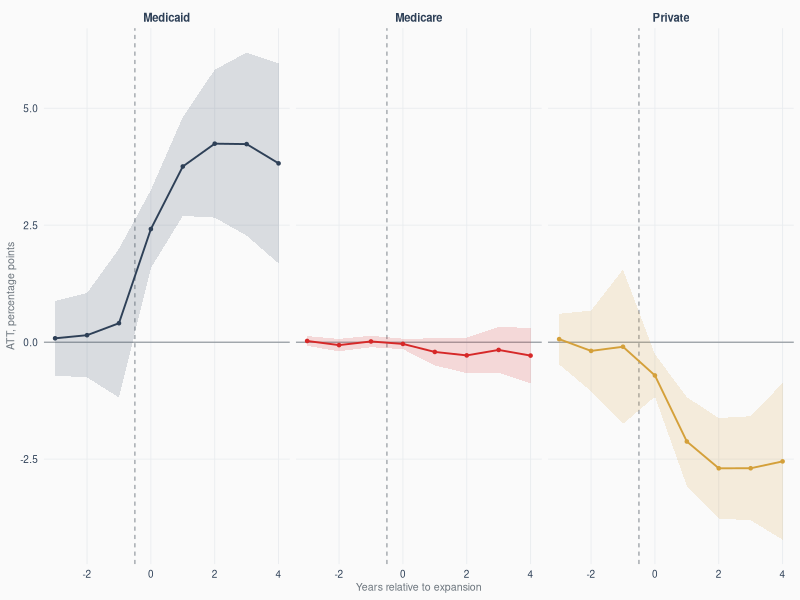
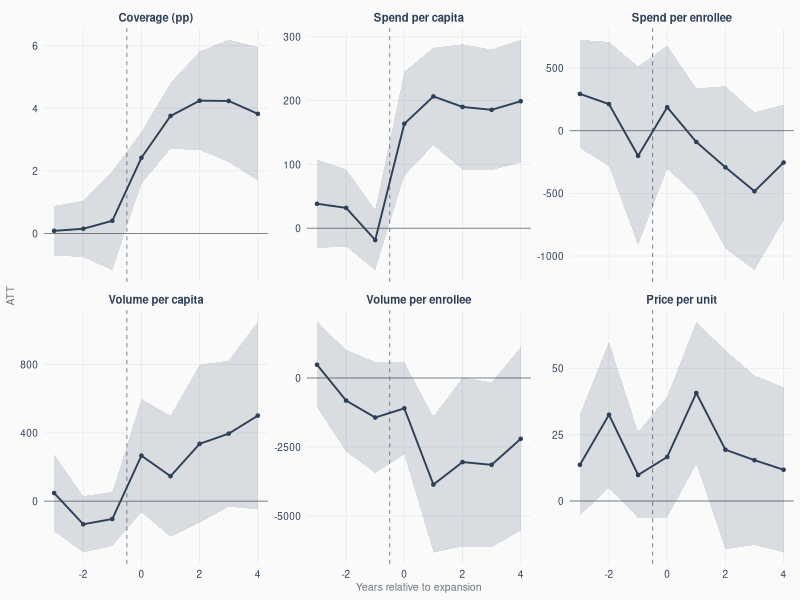
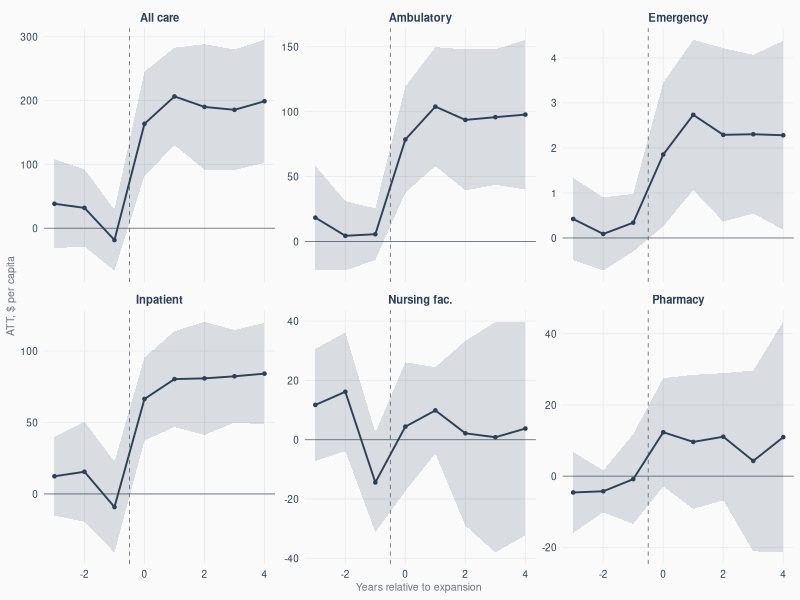
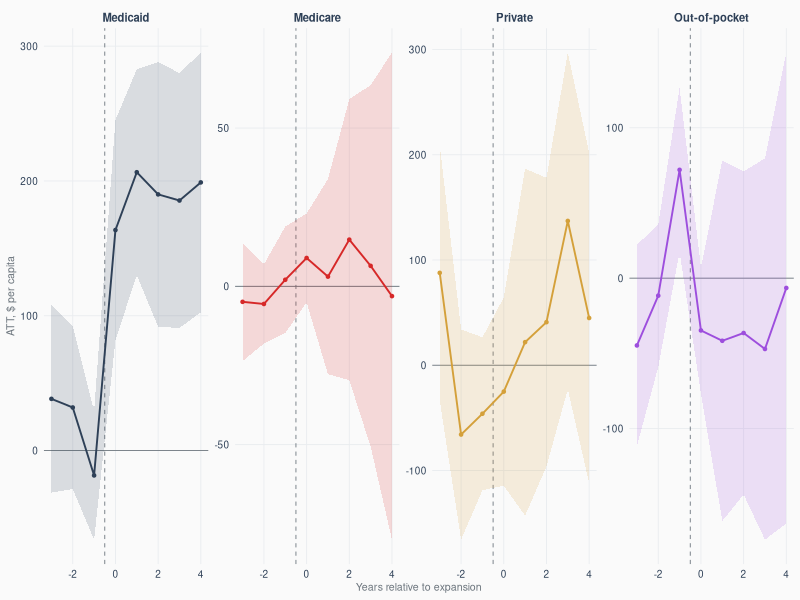
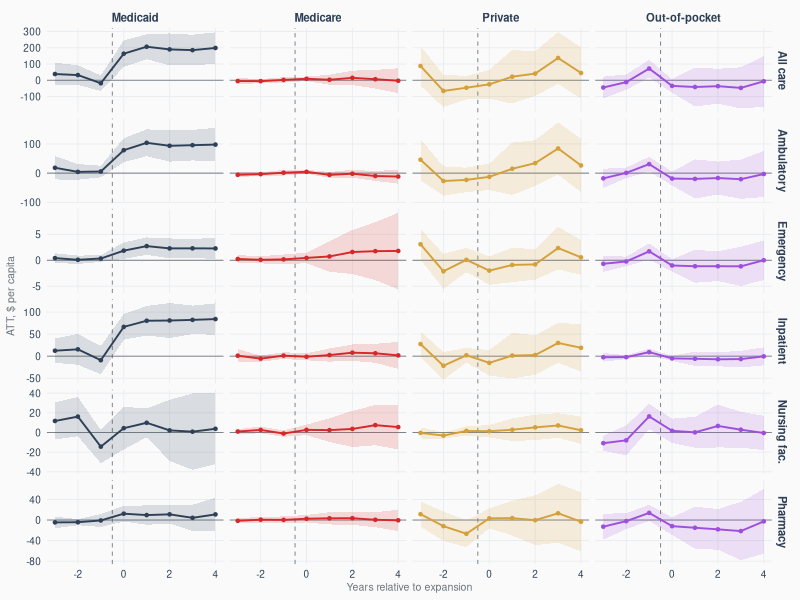
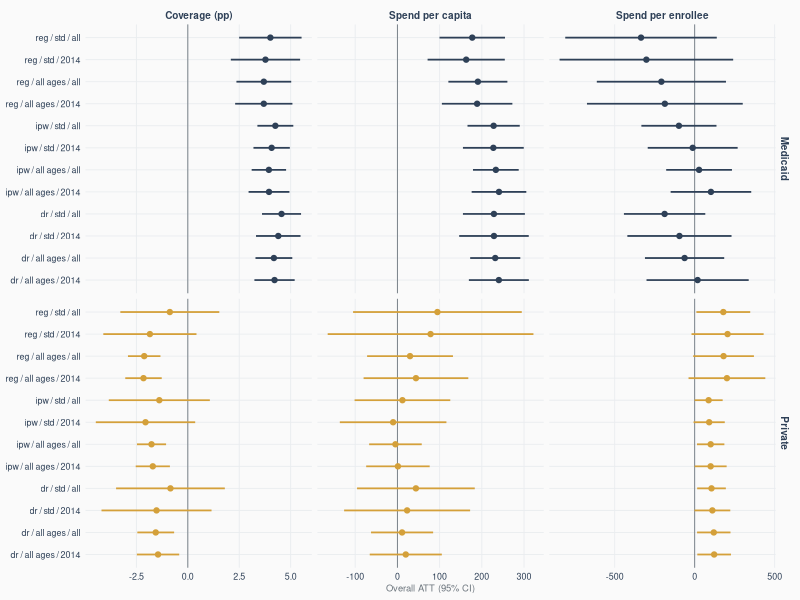
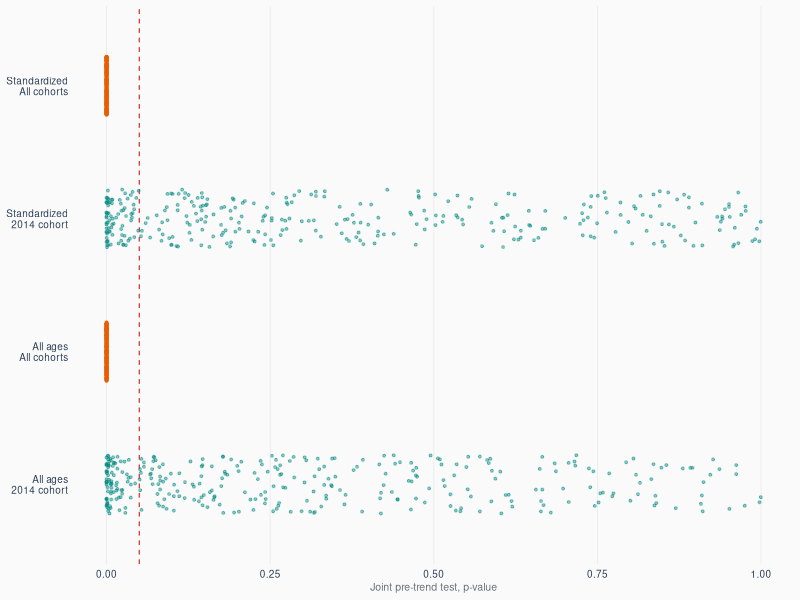

Reproduce these figures in R, in order. (Note: this script raises an error after producing the figures.)
# Figures and LaTeX table fragments for slides/results_deck.tex
library(data.table); library(ggplot2)

NAVY<-"#2E4057"; TEAL<-"#048A81"; ORANGE<-"#E85D04"; PURPLE<-"#9D4EDD"
WGRAY<-"#6C757D"; LGRAY<-"#E9ECEF"; RED<-"#D62828"; GOLD<-"#D4A03A"; BG<-"#FAFAFA"
FIG<-"slides/figures_res"; TAB<-"slides/tables"

pcol <- c(mdcd=NAVY, mdcr=RED, priv=GOLD, oop=PURPLE)
plab <- c(mdcd="Medicaid", mdcr="Medicare", priv="Private", oop="Out-of-pocket")
tlab <- c(Total="All care", AM="Ambulatory", ED="Emergency", IP="Inpatient",
          NF="Nursing fac.", RX="Pharmacy")
olab <- c(coverage="Coverage (pp)", spend_per_capita="Spend per capita",
          spend_per_bene="Spend per enrollee", vol_per_capita="Volume per capita",
          vol_per_bene="Volume per enrollee", spend_per_vol="Price per unit")

base <- function(sz=9) theme_minimal(base_size=sz) +
  theme(plot.background=element_rect(fill=BG,colour=NA),
        panel.background=element_rect(fill=BG,colour=NA),
        panel.grid.minor=element_blank(),
        panel.grid.major=element_line(colour=LGRAY,linewidth=0.3),
        axis.title=element_text(colour=WGRAY,size=rel(0.85)),
        axis.text=element_text(colour=NAVY), legend.position="none",
        strip.text=element_text(colour=NAVY,face="bold",size=rel(0.9)),
        text=element_text(colour=NAVY))
sv <- function(p,f,w,h) ggsave(file.path(FIG,f),p,width=w,height=h,device="pdf")

es <- fread("results/components_event_study.csv")
ov <- fread("results/components_overall.csv")
es[, `:=`(lo=att-1.96*se, hi=att+1.96*se)]
MAIN <- function(d) d[basis=="allages" & est=="reg" & sample=="c2014"]

esplot <- function(d, facet, ylab) {
  ggplot(d[event_time %between% c(-4,4)], aes(event_time, att, colour=payer, fill=payer)) +
    geom_hline(yintercept=0, colour=WGRAY, linewidth=0.3) +
    geom_vline(xintercept=-0.5, colour=WGRAY, linetype="dashed", linewidth=0.3) +
    geom_ribbon(aes(ymin=lo, ymax=hi), alpha=0.16, colour=NA) +
    geom_line(linewidth=0.65) + geom_point(size=0.9) +
    scale_colour_manual(values=pcol) + scale_fill_manual(values=pcol) +
    scale_x_continuous(breaks=c(-4,-2,0,2,4)) +
    labs(x="Years relative to expansion", y=ylab) + base()
}

# 1. First stage: coverage by payer
d1 <- MAIN(es)[outcome=="coverage"]
d1[, pf := factor(plab[payer], levels=plab)]
sv(esplot(d1, NULL, "ATT, percentage points") + facet_wrap(~pf, nrow=1),
   "fs_coverage.pdf", 6.5, 2.2)

# 2. Medicaid, all six outcomes, all care
d2 <- MAIN(es)[payer=="mdcd" & toc=="Total"]
d2[, of := factor(olab[outcome], levels=olab)]
sv(esplot(d2, NULL, "ATT") + facet_wrap(~of, nrow=2, scales="free_y"),
   "mdcd_components.pdf", 6.5, 3.1)

# 3. Medicaid spend per capita by type of care
d3 <- MAIN(es)[payer=="mdcd" & outcome=="spend_per_capita"]
d3[, tf := factor(tlab[toc], levels=tlab)]
sv(esplot(d3, NULL, "ATT, $ per capita") + facet_wrap(~tf, nrow=2, scales="free_y"),
   "mdcd_bytoc.pdf", 6.5, 3.1)

# 4. All payers x all care: spend per capita
d4 <- MAIN(es)[outcome=="spend_per_capita" & toc=="Total"]
d4[, pf := factor(plab[payer], levels=plab)]
sv(esplot(d4, NULL, "ATT, $ per capita") + facet_wrap(~pf, nrow=1, scales="free_y"),
   "payers_spc.pdf", 6.5, 2.2)

# 5. All payers x all TOC grid, spend per capita
d5 <- MAIN(es)[outcome=="spend_per_capita"]
d5[, `:=`(pf=factor(plab[payer], levels=plab), tf=factor(tlab[toc], levels=tlab))]
sv(esplot(d5, NULL, "ATT, $ per capita") + facet_grid(tf~pf, scales="free_y"),
   "grid_spc.pdf", 6.5, 4.3)

# 6. Robustness: headline estimates across specification
r6 <- ov[outcome %chin% c("coverage","spend_per_capita","spend_per_bene") &
         toc=="Total" & payer %chin% c("mdcd","priv")]
r6[, `:=`(lo=overall_att-1.96*overall_se, hi=overall_att+1.96*overall_se,
          spec=paste0(est, " / ", ifelse(basis=="allages","all ages","std"),
                      " / ", ifelse(sample=="c2014","2014","all")))]
r6[, of := factor(olab[outcome], levels=olab)]
r6[, pf := factor(plab[payer], levels=plab)]
p6 <- ggplot(r6, aes(overall_att, spec, colour=payer)) +
  geom_vline(xintercept=0, colour=WGRAY, linewidth=0.3) +
  geom_errorbar(aes(xmin=lo, xmax=hi), orientation="y", width=0, linewidth=0.6) +
  geom_point(size=1.5) +
  facet_grid(pf~of, scales="free_x") +
  scale_colour_manual(values=pcol) +
  labs(x="Overall ATT (95% CI)", y=NULL) + base(8)
sv(p6, "robustness.pdf", 6.5, 3.4)

# 7. Pre-trend p-values across every model
ov[, spec := paste0(ifelse(basis=="allages","All ages","Standardized"), "\n",
                    ifelse(sample=="c2014","2014 cohort","All cohorts"))]
p7 <- ggplot(ov, aes(pre_p, spec, colour=sample)) +
  geom_vline(xintercept=0.05, colour=RED, linetype="dashed", linewidth=0.4) +
  geom_jitter(width=0, height=0.22, size=0.7, alpha=0.45) +
  scale_colour_manual(values=c(c2014=TEAL, all_cohorts=ORANGE)) +
  scale_x_continuous(limits=c(0,1)) +
  labs(x="Joint pre-trend test, p-value", y=NULL) +
  base() + theme(panel.grid.major.y=element_blank())
sv(p7, "pretrend.pdf", 6.5, 2.3)

# ---- LaTeX table fragments -------------------------------------------------
fmt <- function(a, s, stars = TRUE) {
  t  <- abs(a / s)
  st <- if (!stars) rep("", length(a)) else
        fifelse(t > 2.58, "***", fifelse(t > 1.96, "**", fifelse(t > 1.64, "*", "")))
  st[is.na(st)] <- ""
  sprintf("%s%s", formatC(a, format = "f", digits = 1, big.mark = ","), st)
}
sefmt <- function(s) sprintf("(%s)", formatC(s, format="f", digits=1, big.mark=","))

# Table 1: first stage, coverage, every estimator x basis x sample
t1 <- ov[outcome=="coverage"]
t1[, cell := paste0(fmt(overall_att, overall_se), " ", sefmt(overall_se))]
t1w <- dcast(t1, est + basis + sample ~ payer, value.var="cell")
lines <- c("\\begin{tabular}{@{}lll rrr@{}}", "\\toprule",
  "Estimator & Age basis & Sample & Medicaid & Medicare & Private \\\\", "\\midrule")
for (i in seq_len(nrow(t1w))) {
  r <- t1w[i]
  lines <- c(lines, sprintf("%s & %s & %s & %s & %s & %s \\\\", r$est,
    ifelse(r$basis=="allages","all ages","std"), ifelse(r$sample=="c2014","2014","all"),
    r$mdcd, r$mdcr, r$priv))
}
lines <- c(lines, "\\bottomrule", "\\end{tabular}")
writeLines(lines, file.path(TAB, "tab_firststage.tex"))

# Table 2: Medicaid, six outcomes x six settings, main spec
t2 <- MAIN(ov)[payer=="mdcd"]
t2[, cell := paste0(fmt(overall_att, overall_se), " ", sefmt(overall_se))]
t2w <- dcast(t2, outcome ~ toc, value.var="cell")
t2w <- t2w[match(names(olab), outcome)]
lines <- c("\\begin{tabular}{@{}l rrrrrr@{}}", "\\toprule",
  paste0("Outcome & ", paste(tlab, collapse=" & "), " \\\\"), "\\midrule")
for (i in seq_len(nrow(t2w))) {
  r <- t2w[i]; if (is.na(r$outcome)) next
  vals <- sapply(names(tlab), function(k) { v <- r[[k]]; if (is.null(v)||is.na(v)) "---" else v })
  lines <- c(lines, sprintf("%s & %s \\\\", olab[r$outcome], paste(vals, collapse=" & ")))
}
lines <- c(lines, "\\bottomrule", "\\end{tabular}")
writeLines(lines, file.path(TAB, "tab_mdcd.tex"))

# Table 3: spend per capita, all payers x settings
t3 <- MAIN(ov)[outcome=="spend_per_capita"]
t3[, cell := paste0(fmt(overall_att, overall_se), " ", sefmt(overall_se))]
t3w <- dcast(t3, payer ~ toc, value.var="cell")
t3w <- t3w[match(names(plab), payer)]
lines <- c("\\begin{tabular}{@{}l rrrrrr@{}}", "\\toprule",
  paste0("Payer & ", paste(tlab, collapse=" & "), " \\\\"), "\\midrule")
for (i in seq_len(nrow(t3w))) {
  r <- t3w[i]; if (is.na(r$payer)) next
  vals <- sapply(names(tlab), function(k) { v <- r[[k]]; if (is.null(v)||is.na(v)) "---" else v })
  lines <- c(lines, sprintf("%s & %s \\\\", plab[r$payer], paste(vals, collapse=" & ")))
}
lines <- c(lines, "\\bottomrule", "\\end{tabular}")
writeLines(lines, file.path(TAB, "tab_payers.tex"))

# Table 4: pre-trend pass rates
t4 <- ov[, .(n=.N, pass=sum(pre_p>=0.05, na.rm=TRUE)), by=.(basis, sample)]
t4[, pct := sprintf("%.0f\\%%", 100*pass/n)]
lines <- c("\\begin{tabular}{@{}ll rr@{}}", "\\toprule",
  "Age basis & Sample & Models & Pass pre-test \\\\", "\\midrule")
for (i in seq_len(nrow(t4))) { r <- t4[i]
  lines <- c(lines, sprintf("%s & %s & %d & %d (%s) \\\\",
    ifelse(r$basis=="allages","All ages","Standardized"),
    ifelse(r$sample=="c2014","2014 cohort","All cohorts"), r$n, r$pass, r$pct)) }
lines <- c(lines, "\\bottomrule", "\\end{tabular}")
writeLines(lines, file.path(TAB, "tab_pretrend.tex"))

# Table 5: summary by term, Medicaid vs private, all care
ORD <- c("coverage","spend_per_vol","vol_per_bene","spend_per_bene","spend_per_capita")
t5 <- MAIN(ov)[toc=="Total" & payer %chin% c("mdcd","priv") & outcome %chin% ORD]
t5[, cell := paste0(fmt(overall_att, overall_se), " ", sefmt(overall_se))]
t5w <- dcast(t5, outcome ~ payer, value.var="cell")
t5p <- dcast(t5, outcome ~ payer, value.var="pre_p")
t5w <- t5w[match(ORD, outcome)]; t5p <- t5p[match(ORD, outcome)]
rlab <- c(coverage="Coverage (pp)", spend_per_vol="Price per unit (\\$)",
          vol_per_bene="Volume per enrollee", spend_per_bene="Spend per enrollee (\\$)",
          spend_per_capita="Spend per capita (\\$)")
lines <- c("\\begin{tabular}{@{}l rr l@{}}", "\\toprule",
  "Term & Medicaid & Private & Pre-test \\\\", "\\midrule")
for (i in seq_len(nrow(t5w))) {
  r <- t5w[i]; pr <- t5p[i]
  fails <- c(if (pr$mdcd < 0.05) "Medicaid", if (pr$priv < 0.05) "private")
  note <- if (length(fails)) paste(paste(fails, collapse=" \\& "), "fails") else "both pass"
  if (r$outcome == "spend_per_capita") lines <- c(lines, "\\midrule")
  bold <- r$outcome == "spend_per_capita"
  wrap <- function(z) if (bold) paste0("\\textbf{", z, "}") else z
  lines <- c(lines, sprintf("%s & %s & %s & %s \\\\",
    wrap(rlab[r$outcome]), wrap(r$mdcd), wrap(r$priv), note))
}
lines <- c(lines, "\\bottomrule", "\\end{tabular}")
writeLines(lines, file.path(TAB, "tab_summary.tex"))

message("assets written")
